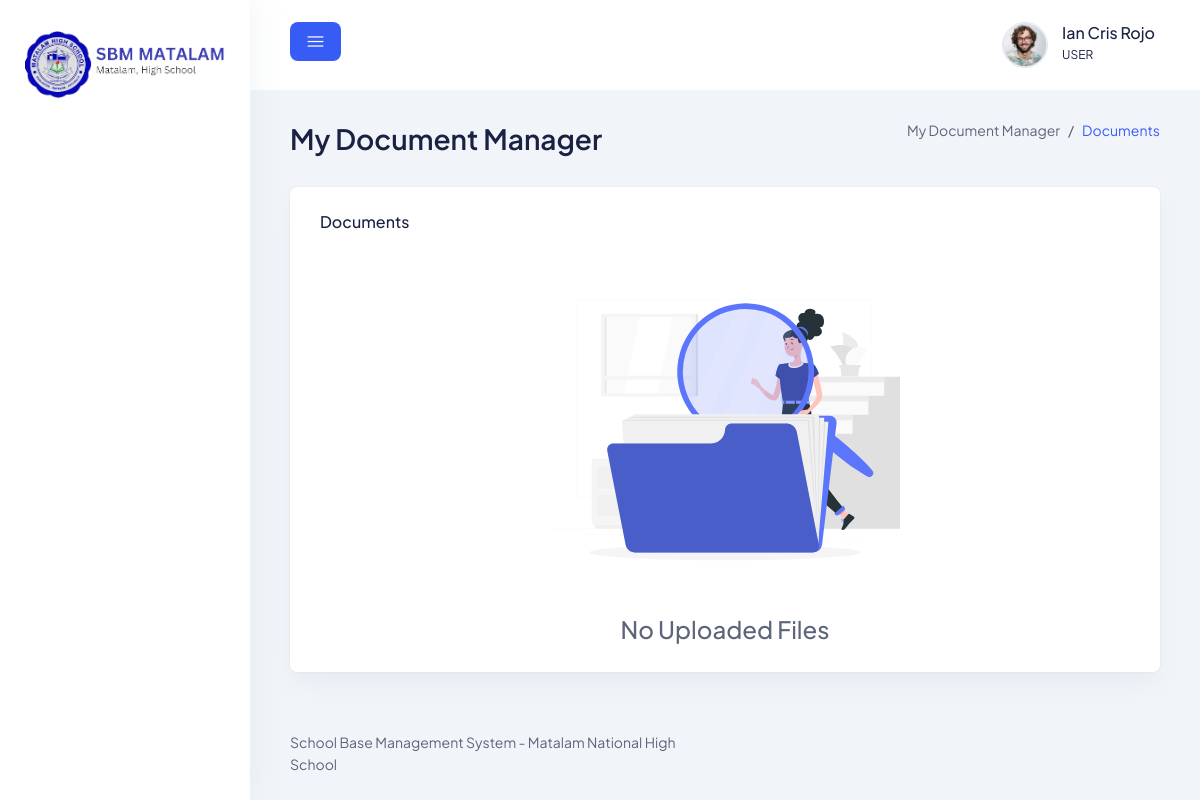
The app's page /client/upload/my/files (signed in) with its own data.
### authentication/models.py (models this page shows, shortened)
class User(AbstractUser):
    class Role(models.TextChoices):
        ADMIN_USER = "ADMIN",'ADMIN'
        CHAIRPERSON = "CHAIRPERSON",'CHAIRPERSON'
        MEMBER = "MEMBER",'MEMBER'
        KPI = "KPI TEAM",'KPI TEAM'
        SBM_COORDINATOR = "SBM COORDINATOR",'SBM COORDINATOR'
    BASE_ROLE = Role.ADMIN_USER
    user_gender  = models.CharField(choices=(('1','Male'),('2','Female')),max_length=255,null=True,default="",blank=True)
    user_mobile  = models.CharField(max_length=150,help_text="Enter your mobile number",null=True,blank=True)
    user_profile = models.FileField(upload_to="profile/",null=True,blank=True,default="profile/default.jpg")
    user_role    = models.CharField(choices=Role.choices,max_length=30,default=BASE_ROLE)
    middle_name  = models.CharField(max_length=50,null=True,blank=True)
    class Meta:
        verbose_name = "User"
        verbose_name_plural = "Users"

### client/views.py (the view)
# urls.py: path('upload/my/files',my_uploads_page,name='my_files'),
@login_required(login_url=reverse_lazy("auth_login"))
@only_user
def my_uploads_page(request):
    context = {}
    document = Document.objects.filter(uploaded_by=request.user).exclude(Q(document_type='jpg') | Q(document_type='png') |  Q(document_type='jpeg')).order_by('-document_type')
    paginator = Paginator(document,8)
    page = request.GET.get('page')
    objects = paginator.get_page(page)
    context['documents'] = objects
    context['my_task_path'] = get_path(request)
    return render(request,"members/my_uploads.html",context)

### app/views.py (called while the page is built)
@login_required(login_url=reverse_lazy('auth_login'))
def get_path(request):
    return request.path

### client/templates/members/my_uploads.html (shortened to what this page needs)
{% extends 'member_base.html' %}
{% load static %}
{% load app_tags %}
{% block page_header_name %}
My Document Manager
{% endblock %} {% block form_header %}My SBM Documents{% endblock %}
{% block page_nav %}
<ol class="breadcrumb">
  <li class="breadcrumb-item">
    <a href="#0">My Document Manager</a>
  </li>
  <li class="breadcrumb-item active" aria-current="page">
    Documents
  </li>
</ol>
{% endblock %}
{% block content %}
<div class="row">
    <div class="col-lg-12">
        <div class="card-style">
            <div class="title d-flex flex-wrap align-items-center justify-content-between">
                <div class="left">
                  <h6 class="text-medium mb-30">Documents</h6>
                </div>
            </div>
            <div class="row">
              {% if documents %}
              {% for document in documents %}
              <div class="col-12 col-sm-6 col-md-4 col-lg-3">
                  <div class="card-style-6 mb-30">
                    <div class="card-meta mb-25">
                      <div class="d-flex align-items-center justify-content-between flex-wrap mb-10">
                        <span class="mr-15">
                          <span style="display: block; font-size: 13px;">{{ document.date_uploaded }}</span>
                          <small style="font-size: 10px; display: block;">Date uploaded</small>
                        </span>
                        <a href="{% url 'download_file' document_id=document.id %}">
                          <img src="{% static 'assets/images/download.png' %}" title="Download {{ document.document_name }}" alt="Download {{ document.document_name }}">
                        </a>
                      </div>
                      <p>{{ document.document_name|truncatechars:17 }}</p>
                    </div>
                    <div class="card-image d-flex justify-content-center">
                      {% if document.document_type == "pdf"  %}
                      <a href="{% url 'view_pdf' document_id=document.id %}">
                      {% else %}
                      <a href="{% url 'download_file' document_id=document.id %}">
                      {% endif %}
                      {% if document.document_type == "docx" %}
                      <img src="{% static 'assets/images/file_img/doc.png' %}" alt="{{ document.document_name }}" title="{{ document.document_name }}" class="img-fluid" style="width: 150px; height: 150px; object-fit: cover;"/>
                      {% elif document.document_type == "pdf"  %}
                      <img src="{% static 'assets/images/file_img/pdf.png' %}" alt="{{ document.document_name }}" title="{{ document.document_name }}" class="img-fluid" style="width: 150px; height: 150px; object-fit: cover;"/>
                      {% else %}
                      <img src="{% static 'assets/images/file_img/excel.png' %}" alt="{{ document.document_name }}" title="{{ document.document_name }}" class="img-fluid" style="width: 150px; height: 150px; object-fit: cover;"/>
                      {% endif %}
                      </a>
                    </div>
                    <div class="card-action d-flex justify-content-between align-items-center" style="font-size: 10px;">
                      <div class="action mr-15">
                        <button><i class="lni lni-empty-file"></i></button>
                        <a href="#0" title="File size {{ document.document_size|convert_bytes_to_mb|floatformat:2 }} MB ">{{ document.document_size|convert_bytes_to_mb|floatformat:2 }} MB</a>
                      </div>
                      <div class="action">
                        <button><i class="lni lni-download"></i></button>
                        <a href="#0" title="Download count 12">{{ document.download_count }} Save</a>
                      </div>
                    </div>
                  </div>
              </div>
              {% endfor %}
              {% else %}
              <div class="d-flex justify-content-center align-items-center">
                <img src="{% static 'assets/images/file searching empty.svg' %}" width="350" height="350" alt="No File" style="display: block;">
              </div>
              <div class="d-flex justify-content-center">
                <a style="display: block; font-size: 24px; font-weight: 500;">No Uploaded Files</a>
              </div>
              {% endif %}
            </div>
        </div>
    </div>
</div>
{% endblock %}

### app/templates/includes/member/header.html (shortened to what this page needs)
{% load static %}
<header class="header">
    <div class="container-fluid">
      <div class="row">
        <div class="col-lg-5 col-md-5 col-6">
          <div class="header-left d-flex align-items-center">
            <div class="menu-toggle-btn mr-15">
              <button id="menu-toggle" class="main-btn primary-btn btn-sm square-btn btn-hover">
                <i class="lni lni-menu"></i>
              </button>
            </div>
          </div>
        </div>
        <div class="col-lg-7 col-md-7 col-6">
          <div class="header-right">
            <div class="profile-box ml-15">
              <button class="dropdown-toggle bg-transparent border-0" type="button" id="profile"
                data-bs-toggle="dropdown" aria-expanded="false">
                <div class="profile-info">
                  <div class="info">
                    <div class="image">
                      <img src="{{ request.user.user_profile.url }}" alt="{{ request.user.username }}" />
                    </div>
                    <div>
                      <h6 class="fw-500">{{ request.user.first_name }} {{ request.user.last_name }}</h6>
                      <p>{{ request.user.user_role }}</p>
                    </div>
                  </div>
                </div>
              </button>
            </div>
          </div>
        </div>
      </div>
    </div>
  </header>

### static/assets/css/fullcalendar.css (style rules this page uses)
:root { --fc-daygrid-event-dot-width:8px;--fc-list-event-dot-width:10px;--fc-list-event-hover-bg-color:#f5f5f5 }

### records on screen
User: user.user_profile (picture), user.first_name "Ian Cris", user.last_name "Rojo", user.user_role "USER"
